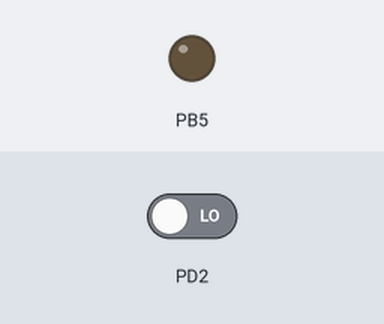
A program run on a simulated ATmega328P, built with avr-gcc and emulated at 16 MHz. Shown: output pins drawn as LEDs (lit = HIGH). The test bench sets the inputs (shaded band); at power-on: PD2 LOW.

Above: at 1.2 s.
1.3 s: PD2 driven HIGH
At 2.1 s:
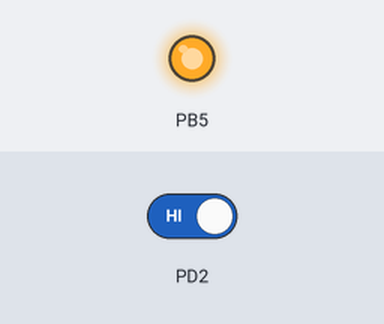
2.8 s: PD2 driven LOW
At 3.2 s:
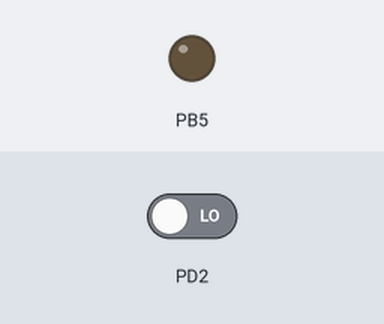
Timing chart, 0 to 5.8 s (numbered marks = the images above; inputs shaded):
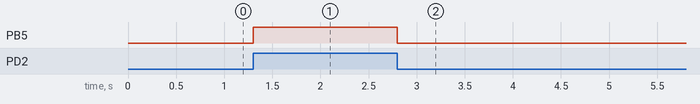

Measured:
- after the input at 1.3 s, PB5: LOW → HIGH at once
- after the input at 2.8 s, PB5: HIGH → LOW at once

The program:

main.c
```c
/*
 * Switch_Program.c
 *
 * Created: 04-08-2026 20:03:16
 * Author : roseb
 */
#define F_CPU 16000000UL
#include <avr/io.h>
#include <util/delay.h>

int main(void)
{
    DDRD&=~(1<<DDD2);
	DDRB|=(1<<DDB5);
    while (1)
    {
		if(PIND&(1<<PD2)) //Checks 1 at PD2
		{
			PORTB|=(1<<PB5); //PB5 as high
		}
		else
		{
			PORTB&=~(1<<PB5); //PB5 as low
		}

    }
}
```
